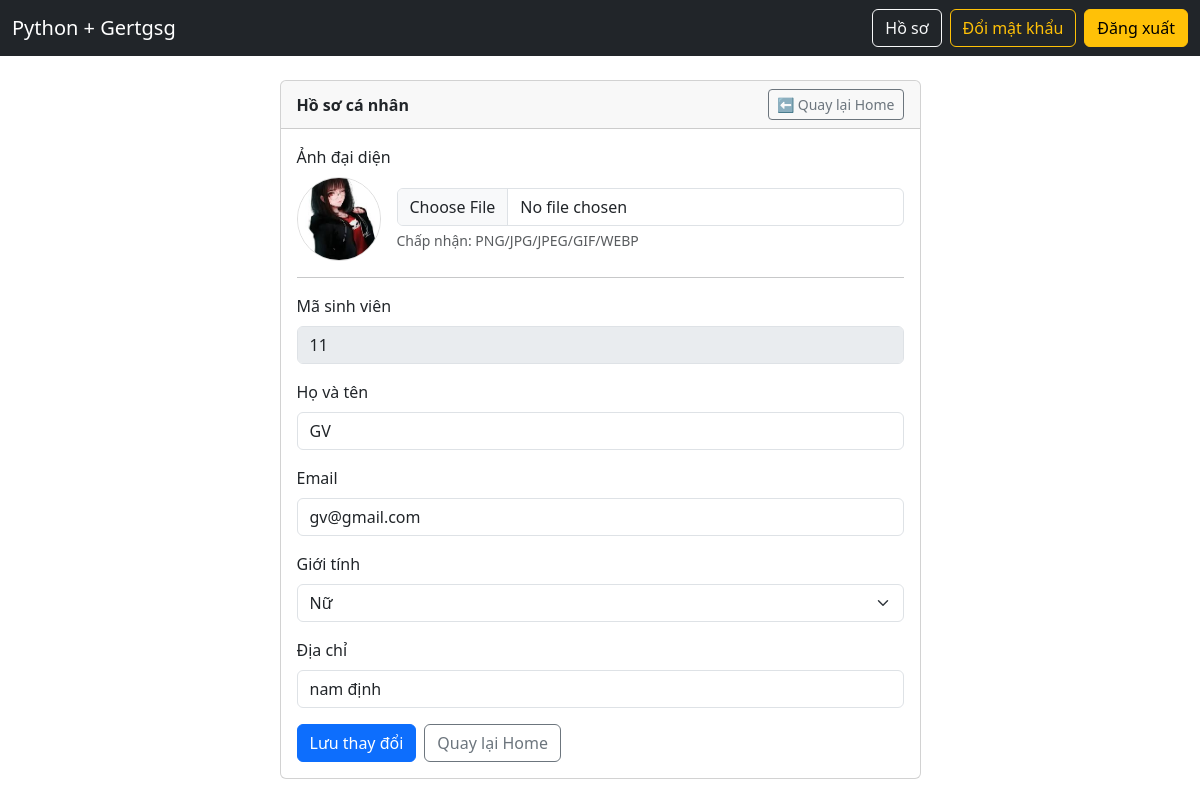
Screenshot of /account/profile (signed in) with the database file from the repository.
### models.py (models this page shows, shortened)
class Student(UserMixin, db.Model):
    __tablename__ = "students"
    id = db.Column(db.Integer, primary_key=True)
    ma_sv = db.Column(db.String(50), unique=True, nullable=False, index=True)
    ten_sv = db.Column(db.String(255), nullable=False, index=True)
    email = db.Column(db.String(255), unique=True, nullable=False, index=True)
    mat_khau = db.Column(db.String(255), nullable=False)
    role = db.Column(db.String(20), nullable=False, default="student", index=True)
    avatar = db.Column(db.String(255), nullable=True)
    gioi_tinh = db.Column(db.String(10), nullable=True)
    dia_chi = db.Column(db.Text, nullable=True)
    failed_attempts = db.Column(db.Integer, nullable=False, default=0)
    last_failed_at = db.Column(db.DateTime, nullable=True)
    lock_until = db.Column(db.DateTime, nullable=True)
    class_id = db.Column(
        db.Integer,
        db.ForeignKey("classes.id", ondelete="SET NULL"),
        nullable=True,
        index=True,
    )
    class_ = db.relationship("Class", back_populates="students")
    teaching_classes = db.relationship(
        "Class",
        secondary=teacher_classes,
        back_populates="teachers",
        lazy="subquery",
    )

### account_routes.py (the view, shortened to what this page needs)
@account_bp.route("/profile", methods=["GET", "POST"])
@login_required
def profile():
    home_url = _home_url()
    if request.method == "GET":
        return render_template("account/profile.html", home_url=home_url)

### account_routes.py (called while the page is built)
def _home_url():
    role = (getattr(current_user, "role", "student") or "student").strip().lower()
    if role == "admin":
        return url_for("admin.admin_home")
    if role == "manager":
        return url_for("manager.manager_home")
    return url_for("student.student_home")

### app.py (called while the page is built)
@app.context_processor
def inject_csrf():
    def form_csrf_token():
        return Markup(f'<input type="hidden" name="csrf_token" value="{generate_csrf()}">')
    return dict(form_csrf_token=form_csrf_token)

@login_manager.user_loader
def load_user(user_id: str):
    try:
        return Student.query.get(int(user_id))
    except Exception:
        return None

### templates/account/profile.html (shortened to what this page needs)
{% extends "base.html" %}
{% set title="Hồ sơ" %}
{% block content %}
<div class="row justify-content-center">
  <div class="col-lg-7">
    <div class="card">
      <div class="card-header d-flex justify-content-between align-items-center">
        <b>Hồ sơ cá nhân</b>
        <a class="btn btn-outline-secondary btn-sm" href="{{ home_url }}">⬅ Quay lại Home</a>
      </div>
      <div class="card-body">
        <form method="POST" enctype="multipart/form-data">
          <div class="mb-3">
            <label class="form-label">Ảnh đại diện</label>
            <div class="d-flex align-items-center gap-3">
              {% if current_user.avatar %}
                <img
                  src="{{ url_for('static', filename='uploads/' ~ current_user.avatar) }}"
                  width="84" height="84"
                  style="border-radius:50%;object-fit:cover;border:1px solid #ddd;"
                  alt="avatar">
              {% else %}
                <div style="width:84px;height:84px;border-radius:50%;background:#ddd;border:1px solid #ccc;"></div>
              {% endif %}
              <div class="flex-grow-1">
                <input class="form-control" type="file" name="avatar" accept=".png,.jpg,.jpeg,.gif,.webp">
                <div class="form-text">Chấp nhận: PNG/JPG/JPEG/GIF/WEBP</div>
              </div>
            </div>
          </div>
          <hr>
          <div class="mb-3">
            <label class="form-label">Mã sinh viên</label>
            <input class="form-control" value="{{ current_user.ma_sv }}" disabled>
          </div>
          <div class="mb-3">
            <label class="form-label">Họ và tên</label>
            <input class="form-control" name="ten_sv" value="{{ current_user.ten_sv or '' }}" required>
          </div>
          <div class="mb-3">
            <label class="form-label">Email</label>
            <input class="form-control" name="email" type="email" value="{{ current_user.email or '' }}" required>
          </div>
          <div class="mb-3">
            <label class="form-label">Giới tính</label>
            <select class="form-select" name="gioi_tinh">
              <option value="Nữ" {% if current_user.gioi_tinh == "Nữ" %}selected{% endif %}>Nữ</option>
            </select>
          </div>
          <div class="mb-3">
            <label class="form-label">Địa chỉ</label>
            <input class="form-control" name="dia_chi" value="{{ current_user.dia_chi or '' }}">
          </div>
          <div class="d-flex gap-2">
            <button class="btn btn-primary">Lưu thay đổi</button>
            <a class="btn btn-outline-secondary" href="{{ home_url }}">Quay lại Home</a>
          </div>
        </form>
      </div>
    </div>
  </div>
</div>
{% endblock %}

### rows the page displays
Student: avatar (picture), ma_sv "11", ten_sv "GV", email "gv@gmail.com", gioi_tinh "Nữ", dia_chi "nam định"
